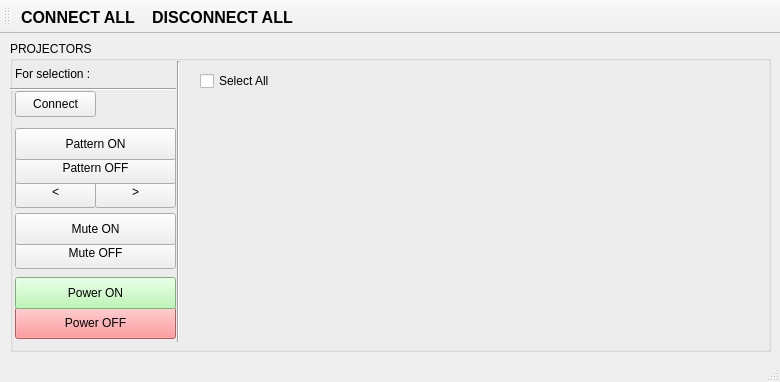
<?xml version="1.0" encoding="UTF-8"?>
<ui version="4.0">
 <class>MainWindow</class>
 <widget class="QMainWindow" name="MainWindow">
  <property name="geometry">
   <rect>
    <x>0</x>
    <y>0</y>
    <width>780</width>
    <height>382</height>
   </rect>
  </property>
  <property name="windowTitle">
   <string>MainWindow</string>
  </property>
  <widget class="QWidget" name="centralWidget">
   <widget class="QGroupBox" name="groupProjectors">
    <property name="geometry">
     <rect>
      <x>10</x>
      <y>7</y>
      <width>761</width>
      <height>311</height>
     </rect>
    </property>
    <property name="title">
     <string>PROJECTORS</string>
    </property>
    <widget class="QCheckBox" name="select_all">
     <property name="geometry">
      <rect>
       <x>190</x>
       <y>30</y>
       <width>87</width>
       <height>20</height>
      </rect>
     </property>
     <property name="text">
      <string>Select All</string>
     </property>
    </widget>
    <widget class="QWidget" name="pjCommands" native="true">
     <property name="geometry">
      <rect>
       <x>170</x>
       <y>55</y>
       <width>636</width>
       <height>241</height>
      </rect>
     </property>
    </widget>
    <widget class="QLabel" name="app_title">
     <property name="geometry">
      <rect>
       <x>5</x>
       <y>25</y>
       <width>161</width>
       <height>16</height>
      </rect>
     </property>
     <property name="text">
      <string>For selection :</string>
     </property>
    </widget>
    <widget class="Line" name="line_2">
     <property name="geometry">
      <rect>
       <x>0</x>
       <y>40</y>
       <width>166</width>
       <height>16</height>
      </rect>
     </property>
     <property name="orientation">
      <enum>Qt::Horizontal</enum>
     </property>
    </widget>
    <widget class="QPushButton" name="selection_connect">
     <property name="geometry">
      <rect>
       <x>5</x>
       <y>50</y>
       <width>81</width>
       <height>26</height>
      </rect>
     </property>
     <property name="text">
      <string>Connect</string>
     </property>
    </widget>
    <widget class="Line" name="line">
     <property name="geometry">
      <rect>
       <x>160</x>
       <y>20</y>
       <width>16</width>
       <height>281</height>
      </rect>
     </property>
     <property name="orientation">
      <enum>Qt::Vertical</enum>
     </property>
    </widget>
    <widget class="QPushButton" name="selection_power_off">
     <property name="geometry">
      <rect>
       <x>5</x>
       <y>266</y>
       <width>161</width>
       <height>32</height>
      </rect>
     </property>
     <property name="styleSheet">
      <string notr="true">background-color:rgb(253, 124, 128);</string>
     </property>
     <property name="text">
      <string>Power OFF</string>
     </property>
    </widget>
    <widget class="QPushButton" name="selection_patternNext">
     <property name="geometry">
      <rect>
       <x>85</x>
       <y>135</y>
       <width>81</width>
       <height>32</height>
      </rect>
     </property>
     <property name="styleSheet">
      <string notr="true"/>
     </property>
     <property name="text">
      <string>&gt;</string>
     </property>
    </widget>
    <widget class="QPushButton" name="selection_patternPrev">
     <property name="geometry">
      <rect>
       <x>5</x>
       <y>135</y>
       <width>81</width>
       <height>32</height>
      </rect>
     </property>
     <property name="styleSheet">
      <string notr="true"/>
     </property>
     <property name="text">
      <string>&lt;</string>
     </property>
    </widget>
    <widget class="QPushButton" name="selection_shutter_off">
     <property name="geometry">
      <rect>
       <x>5</x>
       <y>196</y>
       <width>161</width>
       <height>32</height>
      </rect>
     </property>
     <property name="styleSheet">
      <string notr="true"/>
     </property>
     <property name="text">
      <string>Mute OFF</string>
     </property>
    </widget>
    <widget class="QPushButton" name="selection_pattern_off">
     <property name="geometry">
      <rect>
       <x>5</x>
       <y>111</y>
       <width>161</width>
       <height>32</height>
      </rect>
     </property>
     <property name="styleSheet">
      <string notr="true"/>
     </property>
     <property name="text">
      <string>Pattern OFF</string>
     </property>
    </widget>
    <widget class="QPushButton" name="selection_shutter_on">
     <property name="geometry">
      <rect>
       <x>5</x>
       <y>172</y>
       <width>161</width>
       <height>32</height>
      </rect>
     </property>
     <property name="styleSheet">
      <string notr="true"/>
     </property>
     <property name="text">
      <string>Mute ON</string>
     </property>
    </widget>
    <widget class="QPushButton" name="selection_pattern_on">
     <property name="geometry">
      <rect>
       <x>5</x>
       <y>87</y>
       <width>161</width>
       <height>32</height>
      </rect>
     </property>
     <property name="minimumSize">
      <size>
       <width>0</width>
       <height>32</height>
      </size>
     </property>
     <property name="styleSheet">
      <string notr="true"/>
     </property>
     <property name="text">
      <string>Pattern ON</string>
     </property>
    </widget>
    <widget class="QPushButton" name="selection_power_on">
     <property name="geometry">
      <rect>
       <x>5</x>
       <y>236</y>
       <width>161</width>
       <height>32</height>
      </rect>
     </property>
     <property name="styleSheet">
      <string notr="true">background-color:rgb(173, 247, 165);</string>
     </property>
     <property name="text">
      <string>Power ON</string>
     </property>
    </widget>
   </widget>
  </widget>
  <widget class="QToolBar" name="mainToolBar">
   <attribute name="toolBarArea">
    <enum>TopToolBarArea</enum>
   </attribute>
   <attribute name="toolBarBreak">
    <bool>false</bool>
   </attribute>
   <addaction name="actionConnect"/>
   <addaction name="actionDisconnect"/>
  </widget>
  <widget class="QStatusBar" name="statusBar"/>
  <action name="actionConnect">
   <property name="text">
    <string>CONNECT ALL</string>
   </property>
   <property name="toolTip">
    <string>Connect All</string>
   </property>
   <property name="font">
    <font>
     <pointsize>12</pointsize>
     <weight>75</weight>
     <bold>true</bold>
    </font>
   </property>
  </action>
  <action name="actionDisconnect">
   <property name="text">
    <string>DISCONNECT ALL</string>
   </property>
   <property name="toolTip">
    <string>Disconnect All</string>
   </property>
   <property name="font">
    <font>
     <pointsize>12</pointsize>
     <weight>75</weight>
     <bold>true</bold>
    </font>
   </property>
  </action>
 </widget>
 <layoutdefault spacing="6" margin="11"/>
 <resources/>
 <connections/>
</ui>
